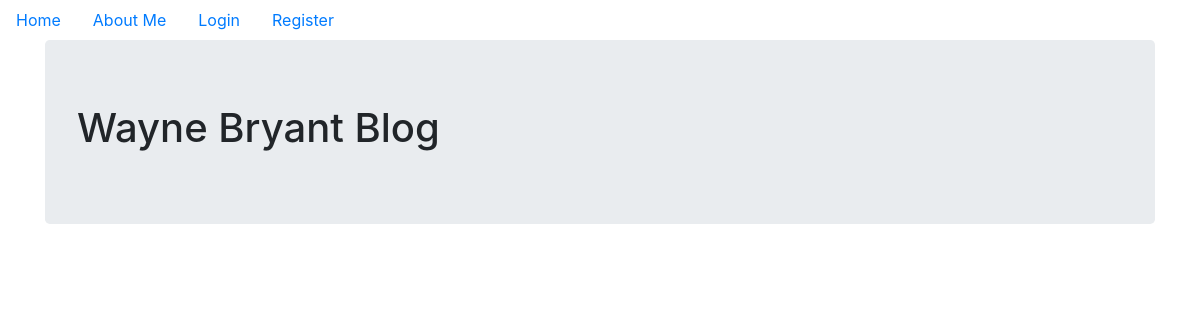
Before: / with the older database file.
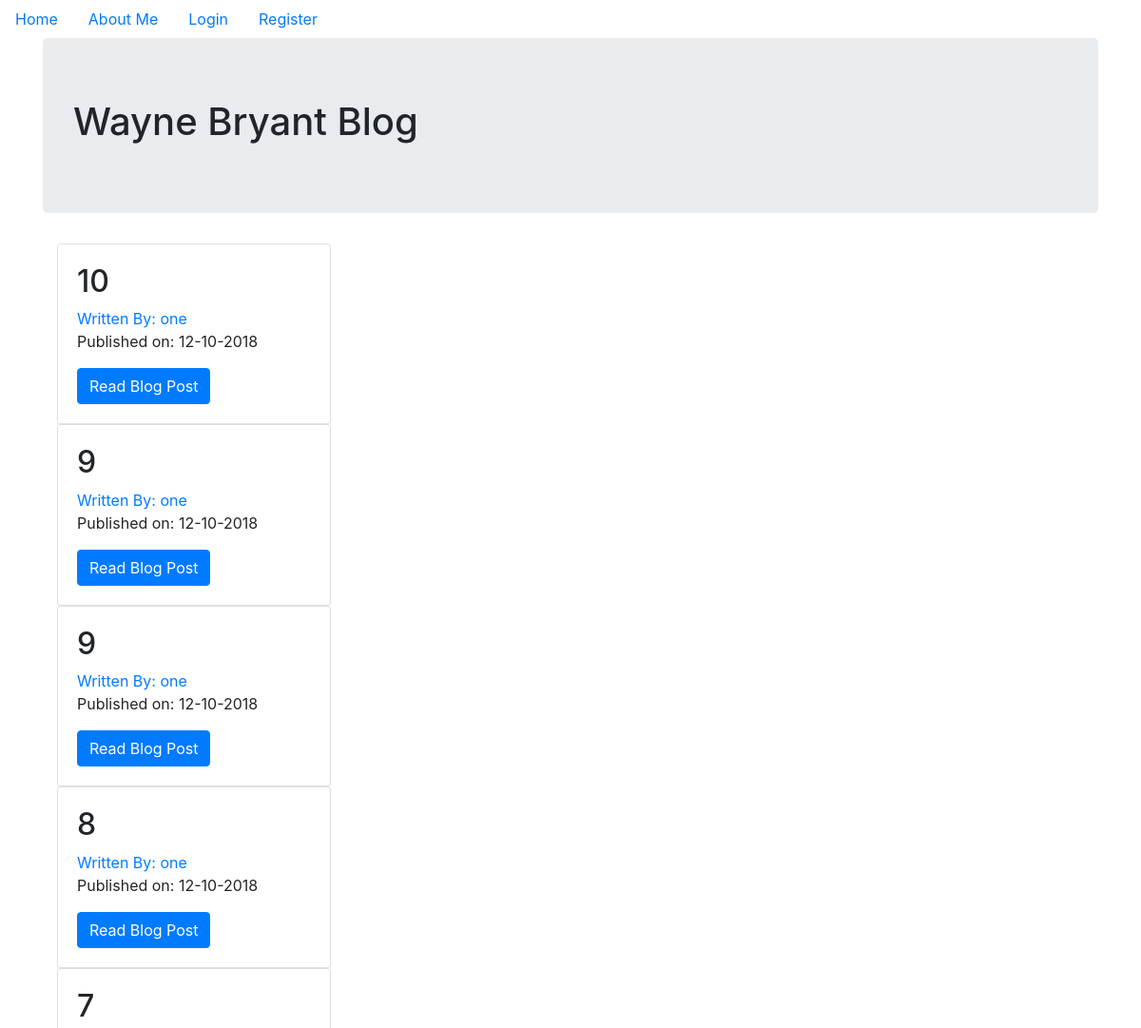
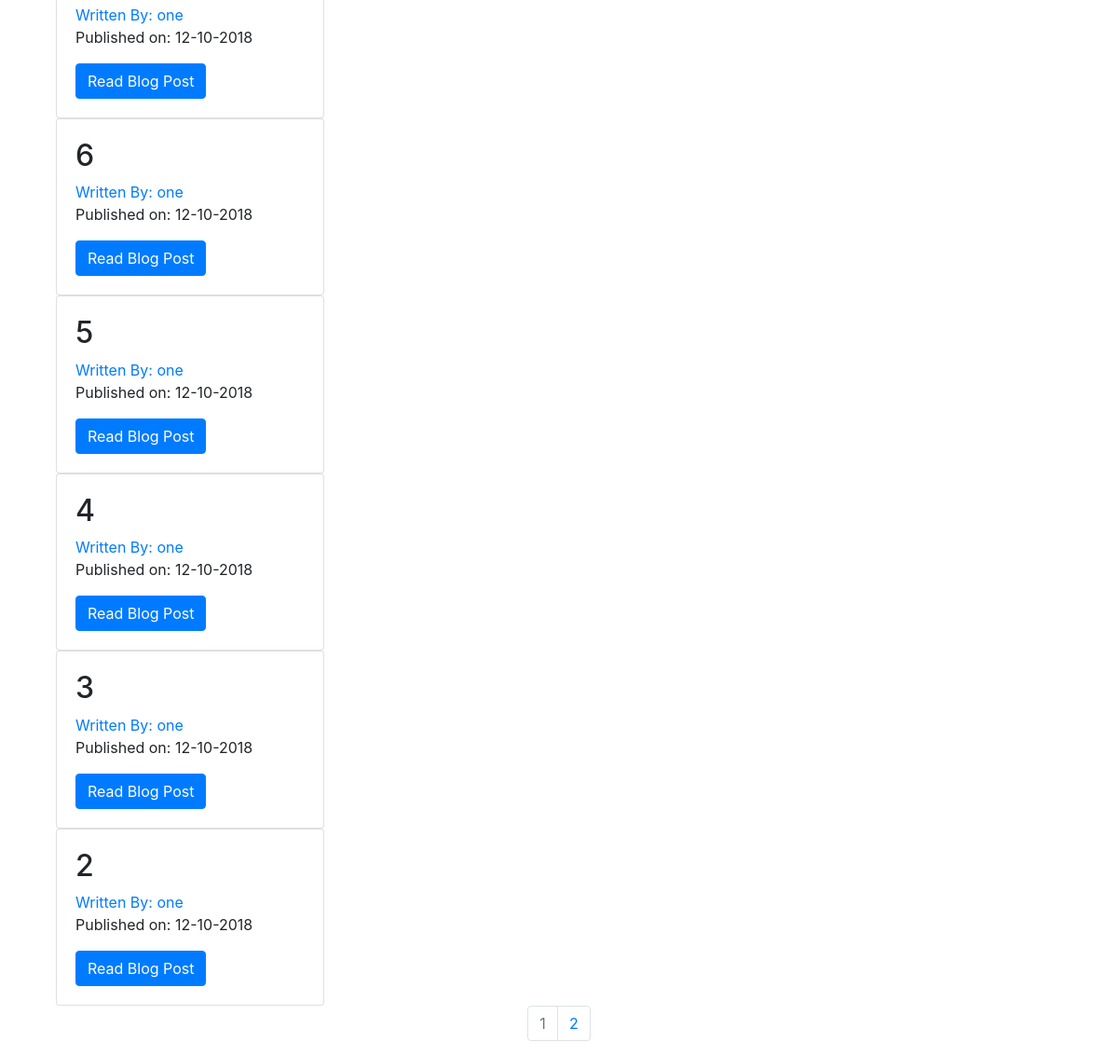
After: the same page with the newer database file (2 pictures, top to bottom).
### blogresume/models.py (models this page shows, shortened)
class BlogPost(db.Model):
    __tablename__ = 'blog_posts'
    users = db.relationship(User)
    id = db.Column(db.Integer, primary_key=True)
    user_id = db.Column(db.Integer, db.ForeignKey('users.id'), nullable=False)
    date = db.Column(db.DateTime, nullable=False, default=datetime.utcnow)
    title = db.Column(db.String(140),nullable=False)
    text = db.Column(db.Text, nullable=False)

class User(db.Model, UserMixin):
    __tablename__ = 'users'
    id = db.Column(db.Integer, primary_key=True)
    profile_image = db.Column(db.String(64), nullable=False, default='default_profile.png')
    email = db.Column(db.String(64), unique=True, index=True)
    username = db.Column(db.String(64), unique=True, index=True) #makes column an index that can be used
    password_hash = db.Column(db.String(128))
    posts = db.relationship('BlogPost', backref='author', lazy=True)

### blogresume/core/views.py (the view)
@core.route('/')
def index():
    page = request.args.get('page', 1, type=int)
    blog_posts = BlogPost.query.order_by(BlogPost.date.desc()).paginate(page=page, per_page=10)
    return render_template('index.html', blog_posts=blog_posts)

### blogresume/templates/index.html
{% extends "base.html" %}
{% block content %}
<div class="jumbotron">
    <h1>Wayne Bryant Blog</h1>
</div>
<div class="container">
    {% for post in blog_posts.items %}
        <div class="card" style="width: 18rem;">
            <div class="card-body">
                <h2><a class="card-title" href="{{url_for('blog_posts.blog_post', blog_post_id=post.id)}}"></a>{{post.title}}</h2>
                <a href="{{url_for('users.user_posts', username=post.author.username)}}">Written By: {{post.author.username}}</a>
                <p>Published on: {{post.date.strftime('%m-%d-%Y')}}</p>
                <a class="btn btn-primary" href="{{url_for('blog_posts.blog_post', blog_post_id=post.id)}}">Read Blog Post</a>
            </div>
        </div>
    {% endfor %}
</div>
<nav aria-label="Page navigation example">
        <ul class="pagination justify-content-center">
             {% for page_num in blog_posts.iter_pages(left_edge=1, right_edge=1, left_current=1,right_current=2) %}
                {% if blog_posts.page == page_num %}
                    <li class="page-item disabled">
                        <a class="page-link" href="{{url_for('core.index', page=page_num)}}">{{page_num}}</a>
                    </li>
                {% else %}
                    <li class="page-item">
                        <a class="page-link" href="{{url_for('core.index', page=page_num)}}">{{page_num}}</a>
                    </li>
                {% endif %}
            {% endfor %}
        </ul>
</nav>
{% endblock %}

### blogresume/templates/base.html (shortened to what this page needs)
<!DOCTYPE html>
<html lang="en" dir="ltr">
    <head>
        <link rel="stylesheet" href="https://stackpath.bootstrapcdn.com/bootstrap/4.1.3/css/bootstrap.min.css">
    </head>
    <body>
        <ul class="nav">
            <li class="nav-link">
                <a href="{{url_for('core.index')}}">Home</a>
            </li>
            <li class="nav-link">
                    <a href="{{url_for('core.info')}}">About Me</a>
            </li>
            {% if current_user.is_authenticated %}
                <li class="nav-link">
                        <a href="{{url_for('users.logout')}}">Logout</a>
                </li>
                <li class="nav-link">
                        <a href="{{url_for('users.account')}}">Account</a>
                </li>
                <li class="nav-link">
                        <a href="{{url_for('blog_posts.create_post')}}">Create Post</a>
                </li>
            {% else %}
                <li class="nav-link">
                    <a href="{{url_for('users.login')}}">Login</a>
                </li>
            <li class="nav-link">
                        <a href="{{url_for('users.register')}}">Register</a>
                </li>
            {% endif %}
        </ul>
<div class="container">
    {% block content %}
    {% endblock %}
</div>
    </body>
</html>

Changed rows visible on the page:
added BlogPost: title "10", author.username "one", date "12-10-2018"
added BlogPost: title "9", author.username "one", date "12-10-2018"
added BlogPost: title "9", author.username "one", date "12-10-2018"
added BlogPost: title "8", author.username "one", date "12-10-2018"
added BlogPost: title "7", author.username "one", date "12-10-2018"
added BlogPost: title "6", author.username "one", date "12-10-2018"
added BlogPost: title "5", author.username "one", date "12-10-2018"
added BlogPost: title "4", author.username "one", date "12-10-2018"
added BlogPost: title "3", author.username "one", date "12-10-2018"
added BlogPost: title "2", author.username "one", date "12-10-2018"
Other visible differences:
new list line: "1"
new list line: "2"
